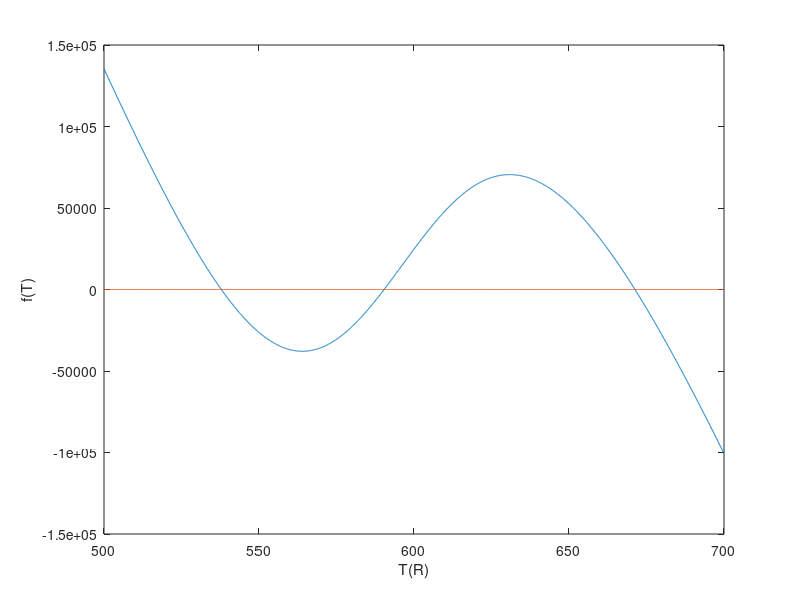

Source code (MATLAB):
% multst.m 
% Data: 
F0 = 40; F = 40; Fj = 49.9;Ca0=0.55; V = 48; rho = 50; rhoj = 62.3; Cp = 0.75; Cj = 1; A = 250; U = 150;  
T0 = 530; Tj0 = 530; alp=7.08e10; lam = -3e4; E = 3e4; R = 1.9872; 
% Define nonlinear functions 
fT = @(T) [rho*Cp*(F0*T0 - F*T) - (F0*Ca0*V*lam*alp*exp(-E/R./T))./...    
(F+alp*V*exp(-E/R./T)) - U*A*rhoj*Cj*Fj*(T-Tj0)./(rhoj*Cj*Fj + U*A)]; 
% Solve nonlinear equations by using the built-in solver fzero 
T0 = T0+150; % initial guess 
x = fzero(fT, T0) 
% Plot of f(T) versus T 
Tv = 500:0.1:700; Fv = fT(Tv); Fv0 = Fv*0; plot(Tv,Fv,Tv,Fv0), xlabel('T(R)'), ylabel('f(T)') 
